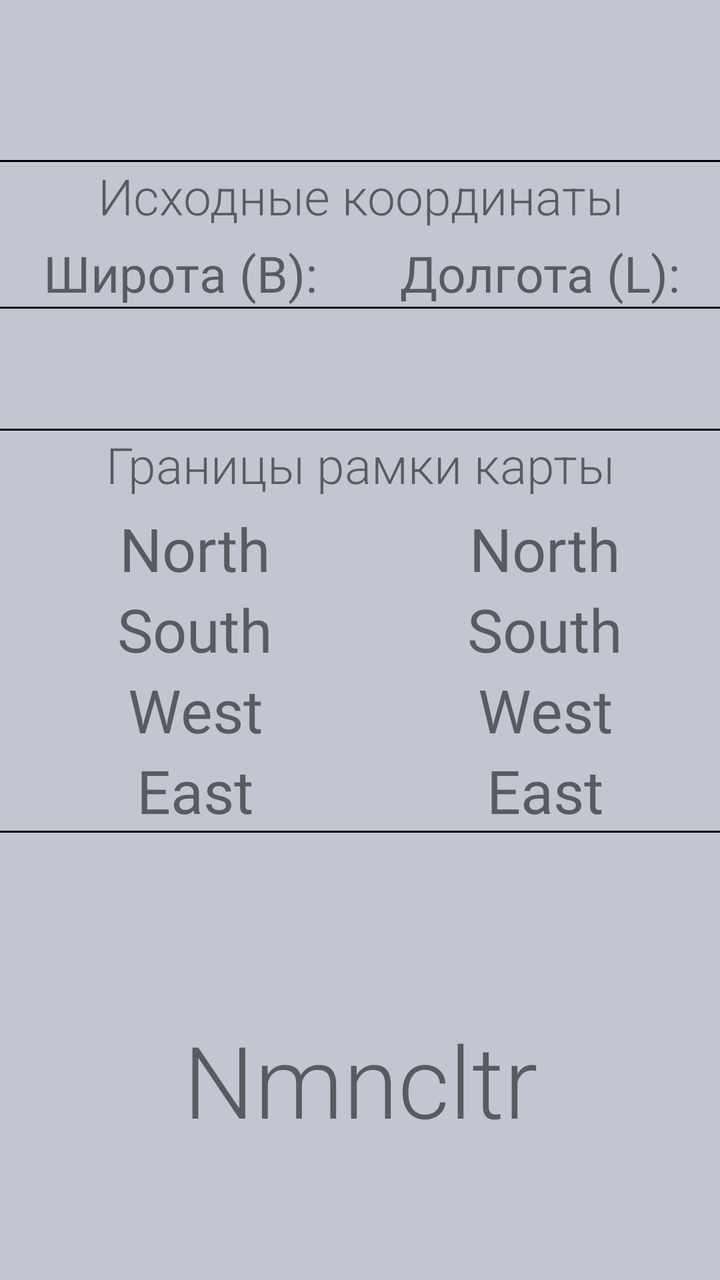
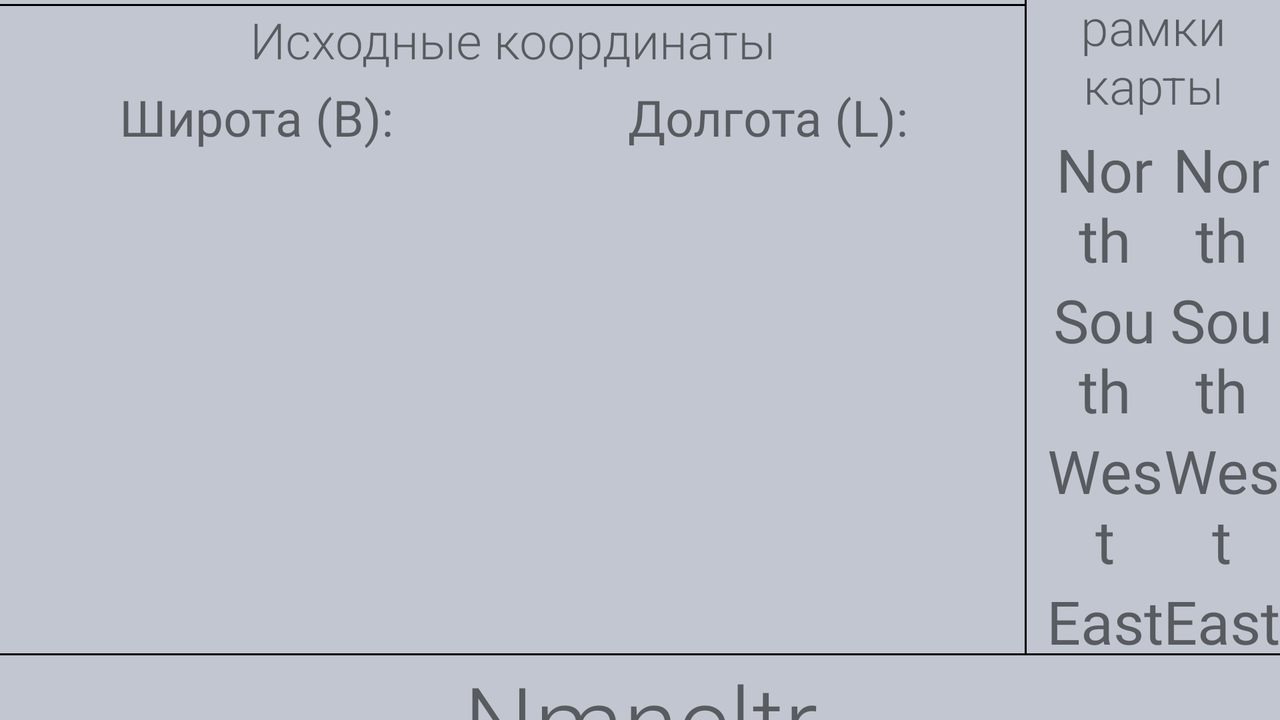

Compare how this app lays out the same screen by default and in its alternative resource folder. The renders come first, then the two layout files and the values they reference.
<!-- AndroidManifest.xml: application theme Theme.MapNomenclature -->
<!-- res/layout/activity_result.xml -->
<?xml version="1.0" encoding="utf-8"?>
<LinearLayout xmlns:android="http://schemas.android.com/apk/res/android"
    xmlns:app="http://schemas.android.com/apk/res-auto"
    xmlns:tools="http://schemas.android.com/tools"
    android:layout_width="match_parent"
    android:layout_height="match_parent"
    android:background="@color/background"
    android:orientation="vertical"
    tools:context=".ResultActivity">

    <LinearLayout
        android:layout_width="match_parent"
        android:layout_height="wrap_content"
        android:layout_marginTop="50dp"
        android:layout_marginBottom="30dp"
        android:orientation="horizontal"
        tools:ignore="UseCompoundDrawables">

        <LinearLayout
            android:layout_width="0dp"
            android:layout_height="match_parent"
            android:layout_weight="1"
            android:paddingTop="5dp"
            android:orientation="vertical">

            <TextView
                android:id="@+id/l_scale"
                android:layout_width="match_parent"
                android:layout_height="match_parent"
                android:layout_weight="0.6"
                android:fontFamily="sans-serif-light"
                android:text="@string/scale"
                android:textAlignment="center"
                android:textSize="25dp"
                tools:ignore="SpUsage"/>

            <TextView
                android:id="@+id/tv_scale"
                android:layout_width="match_parent"
                android:layout_height="match_parent"
                android:layout_weight="0.4"
                android:fontFamily="@font/aldrich"
                android:text="@string/scale"
                android:textAlignment="center"
                android:textSize="30dp"
                tools:ignore="SpUsage"/>
        </LinearLayout>

        <ImageView
            android:id="@+id/imageView3"
            android:layout_width="wrap_content"
            android:layout_height="wrap_content"
            app:srcCompat="@drawable/file96"
            android:contentDescription="@string/TODO" />

    </LinearLayout>


    <View
        android:id="@+id/view"
        android:layout_width="wrap_content"
        android:layout_height="1dp"
        android:background="@color/black" />

    <TextView
        android:id="@+id/tv_sourceСrdnts"
        android:layout_width="match_parent"
        android:layout_height="wrap_content"
        android:layout_marginBottom="5dp"
        android:fontFamily="sans-serif-light"
        android:text="@string/Source_coordinates"
        android:textAlignment="center"
        android:textSize="25dp"
        tools:ignore="SpUsage"/>


    <LinearLayout
        android:id="@+id/linearLayout"
        android:layout_width="match_parent"
        android:layout_height="wrap_content"
        android:gravity="bottom"
        android:orientation="horizontal">

        <TextView
            android:id="@+id/tv_latitude"
            android:layout_width="0dp"
            android:layout_height="wrap_content"
            android:layout_weight="1"
            android:fontFamily="@font/aldrich"
            android:text="@string/latitude"
            android:textAlignment="center"
            android:textSize="25dp"
            tools:ignore="SpUsage"/>

        <TextView
            android:id="@+id/tv_longitude"
            android:layout_width="0dp"
            android:layout_height="wrap_content"
            android:layout_weight="1"
            android:fontFamily="@font/aldrich"
            android:text="@string/longitude"
            android:textAlignment="center"
            android:textSize="25dp"
            tools:ignore="SpUsage"/>

    </LinearLayout>

    <View
        android:id="@+id/view2"
        android:layout_width="wrap_content"
        android:layout_height="1dp"
        android:layout_marginBottom="60dp"
        android:background="@color/black" />



    <View
        android:id="@+id/view3"
        android:layout_width="wrap_content"
        android:layout_height="1dp"
        android:background="@color/black" />

    <TextView
        android:id="@+id/tv_borders"
        android:layout_width="match_parent"
        android:layout_height="wrap_content"
        android:layout_marginBottom="5dp"
        android:fontFamily="sans-serif-light"
        android:text="@string/BordersOfTheFrame"
        android:textAlignment="center"
        android:textSize="25dp"
        tools:ignore="SpUsage"/>

    <LinearLayout
        android:layout_width="match_parent"
        android:layout_height="wrap_content"
        android:orientation="horizontal">

        <TextView
            android:id="@+id/l_north"
            android:layout_width="wrap_content"
            android:layout_height="wrap_content"
            android:layout_weight="1"
            android:layout_marginStart="10dp"
            android:fontFamily="@font/aldrich"
            android:textSize="30dp"
            tools:ignore="SpUsage"
            android:textAlignment="center"
            android:text="@string/north" />

        <TextView
            android:id="@+id/tv_north"
            android:layout_width="wrap_content"
            android:layout_height="wrap_content"
            android:layout_weight="1"
            android:fontFamily="@font/aldrich"
            android:text="@string/north"
            android:textAlignment="center"
            android:textSize="30dp"
            tools:ignore="SpUsage"/>

    </LinearLayout>

    <LinearLayout
        android:layout_width="match_parent"
        android:layout_height="wrap_content"
        android:orientation="horizontal">

        <TextView
            android:id="@+id/l_south"
            android:layout_width="wrap_content"
            android:layout_height="wrap_content"
            android:layout_weight="1"
            android:layout_marginStart="10sp"
            android:fontFamily="@font/aldrich"
            android:text="@string/south"
            android:textAlignment="center"
            android:textSize="30dp"
            tools:ignore="SpUsage"/>

        <TextView
            android:id="@+id/tv_south"
            android:layout_width="wrap_content"
            android:layout_height="wrap_content"
            android:fontFamily="@font/aldrich"
            android:layout_weight="1"
            android:text="@string/south"
            android:textAlignment="center"
            android:textSize="30dp"
            tools:ignore="SpUsage"/>
    </LinearLayout>

    <LinearLayout
        android:layout_width="match_parent"
        android:layout_height="wrap_content"
        android:orientation="horizontal">

        <TextView
            android:id="@+id/l_west"
            android:layout_width="wrap_content"
            android:layout_height="wrap_content"
            android:layout_weight="1"
            android:layout_marginStart="10dp"
            android:fontFamily="@font/aldrich"
            android:text="@string/west"
            android:textAlignment="center"
            android:textSize="30dp"
            tools:ignore="SpUsage"/>

        <TextView
            android:id="@+id/tv_west"
            android:layout_width="wrap_content"
            android:layout_height="wrap_content"
            android:fontFamily="@font/aldrich"
            android:text="@string/west"
            android:layout_weight="1"
            android:textAlignment="center"
            android:textSize="30dp"
            tools:ignore="SpUsage"/>
    </LinearLayout>

    <LinearLayout
        android:layout_width="match_parent"
        android:layout_height="wrap_content"
        android:orientation="horizontal">

        <TextView
            android:id="@+id/l_east"
            android:layout_width="wrap_content"
            android:layout_height="wrap_content"
            android:layout_weight="1"
            android:layout_marginStart="10dp"
            android:fontFamily="@font/aldrich"
            android:text="@string/east"
            android:textAlignment="center"
            android:textSize="30dp"
            tools:ignore="SpUsage"/>

        <TextView
            android:id="@+id/tv_east"
            android:layout_weight="1"
            android:layout_width="wrap_content"
            android:layout_height="wrap_content"
            android:fontFamily="@font/aldrich"
            android:text="@string/east"
            android:textAlignment="center"
            android:textSize="30dp"
            tools:ignore="SpUsage" />
    </LinearLayout>

    <View
        android:id="@+id/view4"
        android:layout_width="wrap_content"
        android:layout_height="1dp"
        android:layout_marginBottom="60sp"
        android:background="@color/black" />

    <TextView
        android:id="@+id/tv_nomenclature"
        android:layout_width="match_parent"
        android:layout_height="wrap_content"
        android:layout_marginTop="30dp"
        android:fontFamily="sans-serif-light"
        android:text="@string/nomenclature"
        android:textAlignment="center"
        android:textSize="50dp"
        tools:ignore="SpUsage"/>



</LinearLayout>
<!-- resources referenced by this layout -->
<resources>
  <color name="background">#c1c6d0</color>
  <color name="black">#FF000000</color>
  <string name="BordersOfTheFrame">Границы рамки карты</string>
  <string name="Source_coordinates">Исходные координаты</string>
  <string name="TODO">TODO</string>
  <string name="east">East</string>
  <string name="latitude">Широта (B):</string>
  <string name="longitude">Долгота (L):</string>
  <string name="nomenclature">Nmncltr</string>
  <string name="north">North</string>
  <string name="scale">Масштаб</string>
  <string name="south">South</string>
  <string name="west">West</string>
  <style name="Theme.MapNomenclature" parent="Theme.AppCompat.DayNight.NoActionBar">
          
          <item name="colorPrimary">@color/purple_500</item>
          <item name="colorPrimaryVariant">@color/dark_background</item>
          <item name="colorOnPrimary">@color/white</item>
          
          <item name="colorSecondary">@color/teal_200</item>
          <item name="colorSecondaryVariant">@color/teal_700</item>
          <item name="colorOnSecondary">@color/black</item>
          
          <item name="android:statusBarColor" tools:targetApi="l">?attr/colorPrimaryVariant</item>
          
      </style>
  <color name="purple_500">#FF6200EE</color>
  <color name="dark_background">#94989f</color>
  <color name="white">#FFFFFFFF</color>
  <color name="teal_200">#FF03DAC5</color>
  <color name="teal_700">#FF018786</color>
</resources>
<!-- res/layout-land/activity_result.xml (the repository's variant of the layout above) -->
<!-- drawn on the phone turned sideways -->
<?xml version="1.0" encoding="utf-8"?>
<androidx.constraintlayout.widget.ConstraintLayout xmlns:android="http://schemas.android.com/apk/res/android"
    xmlns:app="http://schemas.android.com/apk/res-auto"
    xmlns:tools="http://schemas.android.com/tools"
    android:layout_width="match_parent"
    android:layout_height="match_parent"
    android:background="@color/background"
    android:orientation="vertical"
    tools:context=".ResultActivity">

    <View
        android:id="@+id/view3"
        android:layout_width="match_parent"
        android:layout_height="1dp"
        android:background="@color/black"
        app:layout_constraintTop_toBottomOf="@+id/layout" />

    <LinearLayout
        android:id="@+id/layout"
        android:layout_width="wrap_content"
        android:layout_height="wrap_content"

        app:layout_constraintEnd_toEndOf="parent"
        app:layout_constraintStart_toStartOf="parent"
        app:layout_constraintBottom_toTopOf="@id/tv_nomenclature"
        app:layout_constraintTop_toTopOf="parent"
        >

        <LinearLayout
            android:layout_width="0dp"
            android:layout_height="match_parent"
            android:layout_weight="1"
            android:orientation="vertical">

            <LinearLayout
                android:layout_width="match_parent"
                android:layout_height="wrap_content"
                android:layout_marginTop="20dp"
                android:layout_marginBottom="15dp"
                android:orientation="horizontal"
                tools:ignore="UseCompoundDrawables">

                <LinearLayout
                    android:layout_width="0dp"
                    android:layout_height="match_parent"
                    android:layout_weight="1"
                    android:orientation="vertical"
                    android:paddingTop="5dp">

                    <TextView
                        android:id="@+id/l_scale"
                        android:layout_width="wrap_content"
                        android:layout_height="0dp"
                        android:layout_gravity="center_horizontal"
                        android:layout_weight="1"
                        android:fontFamily="sans-serif-light"
                        android:gravity="center"
                        android:text="@string/scale"
                        android:textAlignment="center"
                        android:textSize="25dp"
                        tools:ignore="NestedWeights,SpUsage" />

                    <TextView
                        android:id="@+id/tv_scale"
                        android:layout_width="wrap_content"
                        android:layout_height="0dp"
                        android:layout_gravity="center_horizontal"
                        android:layout_weight="1"
                        android:fontFamily="@font/aldrich"
                        android:gravity="center"
                        android:text="@string/scale"
                        android:textAlignment="center"
                        android:textSize="30dp"
                        tools:ignore="SpUsage" />
                </LinearLayout>

                <ImageView
                    android:id="@+id/imageView3"
                    android:layout_width="wrap_content"
                    android:layout_height="wrap_content"
                    android:contentDescription="@string/TODO"
                    app:srcCompat="@drawable/file96" />

            </LinearLayout>

            <View
                android:id="@+id/view"
                android:layout_width="wrap_content"
                android:layout_height="1dp"
                android:background="@color/black" />

            <TextView
                android:id="@+id/tv_sourceСrdnts"
                android:layout_width="match_parent"
                android:layout_height="wrap_content"
                android:layout_marginBottom="5dp"
                android:fontFamily="sans-serif-light"
                android:text="@string/Source_coordinates"
                android:textAlignment="center"
                android:textSize="25dp"
                tools:ignore="SpUsage" />

            <LinearLayout
                android:id="@+id/linearLayout"
                android:layout_width="match_parent"
                android:layout_height="wrap_content"
                android:gravity="center"
                android:orientation="horizontal">

                <TextView
                    android:id="@+id/tv_latitude"
                    android:layout_width="0dp"
                    android:layout_height="wrap_content"
                    android:layout_weight="1"
                    android:fontFamily="@font/aldrich"
                    android:text="@string/latitude"
                    android:textAlignment="center"
                    android:textSize="25dp"
                    tools:ignore="SpUsage" />

                <TextView
                    android:id="@+id/tv_longitude"
                    android:layout_width="0dp"
                    android:layout_height="wrap_content"
                    android:layout_weight="1"
                    android:fontFamily="@font/aldrich"
                    android:text="@string/longitude"
                    android:textAlignment="center"
                    android:textSize="25dp"
                    tools:ignore="SpUsage" />

            </LinearLayout>


        </LinearLayout>

        <View
            android:id="@+id/view2"
            android:layout_width="1dp"
            android:layout_height="match_parent"
            android:background="@color/black" />

        <LinearLayout
            android:layout_width="0dp"
            android:layout_height="wrap_content"
            android:layout_weight="1"
            android:orientation="vertical">

            <TextView
                android:id="@+id/tv_borders"
                android:layout_width="match_parent"
                android:layout_height="wrap_content"
                android:layout_marginBottom="5dp"
                android:fontFamily="sans-serif-light"
                android:text="@string/BordersOfTheFrame"
                android:textAlignment="center"
                android:textSize="25dp"
                tools:ignore="SpUsage" />

            <LinearLayout
                android:layout_width="match_parent"
                android:layout_height="wrap_content"
                android:orientation="horizontal">

                <TextView
                    android:id="@+id/l_north"
                    android:layout_width="wrap_content"
                    android:layout_height="wrap_content"
                    android:layout_marginStart="10dp"
                    android:layout_weight="1"
                    android:fontFamily="@font/aldrich"
                    android:text="@string/north"
                    android:textAlignment="center"
                    android:textSize="30dp"
                    tools:ignore="SpUsage" />

                <TextView
                    android:id="@+id/tv_north"
                    android:layout_width="wrap_content"
                    android:layout_height="wrap_content"
                    android:layout_weight="1"
                    android:fontFamily="@font/aldrich"
                    android:text="@string/north"
                    android:textAlignment="center"
                    android:textSize="30dp"
                    tools:ignore="SpUsage" />

            </LinearLayout>

            <LinearLayout
                android:layout_width="match_parent"
                android:layout_height="wrap_content"
                android:orientation="horizontal">

                <TextView
                    android:id="@+id/l_south"
                    android:layout_width="wrap_content"
                    android:layout_height="wrap_content"
                    android:layout_marginStart="10sp"
                    android:layout_weight="1"
                    android:fontFamily="@font/aldrich"
                    android:text="@string/south"
                    android:textAlignment="center"
                    android:textSize="30dp"
                    tools:ignore="SpUsage" />

                <TextView
                    android:id="@+id/tv_south"
                    android:layout_width="wrap_content"
                    android:layout_height="wrap_content"
                    android:layout_weight="1"
                    android:fontFamily="@font/aldrich"
                    android:text="@string/south"
                    android:textAlignment="center"
                    android:textSize="30dp"
                    tools:ignore="SpUsage" />
            </LinearLayout>

            <LinearLayout
                android:layout_width="match_parent"
                android:layout_height="wrap_content"
                android:orientation="horizontal">

                <TextView
                    android:id="@+id/l_west"
                    android:layout_width="wrap_content"
                    android:layout_height="wrap_content"
                    android:layout_marginStart="10dp"
                    android:layout_weight="1"
                    android:fontFamily="@font/aldrich"
                    android:text="@string/west"
                    android:textAlignment="center"
                    android:textSize="30dp"
                    tools:ignore="SpUsage" />

                <TextView
                    android:id="@+id/tv_west"
                    android:layout_width="wrap_content"
                    android:layout_height="wrap_content"
                    android:layout_weight="1"
                    android:fontFamily="@font/aldrich"
                    android:text="@string/west"
                    android:textAlignment="center"
                    android:textSize="30dp"
                    tools:ignore="SpUsage" />
            </LinearLayout>

            <LinearLayout
                android:layout_width="match_parent"
                android:layout_height="wrap_content"
                android:orientation="horizontal">

                <TextView
                    android:id="@+id/l_east"
                    android:layout_width="wrap_content"
                    android:layout_height="wrap_content"
                    android:layout_marginStart="10dp"
                    android:layout_weight="1"
                    android:fontFamily="@font/aldrich"
                    android:text="@string/east"
                    android:textAlignment="center"
                    android:textSize="30dp"
                    tools:ignore="SpUsage" />

                <TextView
                    android:id="@+id/tv_east"
                    android:layout_width="wrap_content"
                    android:layout_height="wrap_content"
                    android:layout_weight="1"
                    android:fontFamily="@font/aldrich"
                    android:text="@string/east"
                    android:textAlignment="center"
                    android:textSize="30dp"
                    tools:ignore="SpUsage" />
            </LinearLayout>

        </LinearLayout>


    </LinearLayout>

    <View
        android:id="@+id/view4"
        android:layout_width="match_parent"
        android:layout_height="1dp"
        android:background="@color/black"
        app:layout_constraintBottom_toTopOf="@+id/layout" />

    <TextView
        android:id="@+id/tv_nomenclature"
        android:layout_width="match_parent"
        android:layout_height="wrap_content"
        android:fontFamily="sans-serif-light"
        android:gravity="center"
        android:text="@string/nomenclature"
        android:textAlignment="center"
        android:textSize="50dp"
        app:layout_constraintEnd_toEndOf="parent"
        app:layout_constraintStart_toStartOf="parent"
        app:layout_constraintBottom_toBottomOf="parent"
        app:layout_constraintTop_toBottomOf="@+id/layout"
        tools:ignore="SpUsage" />

</androidx.constraintlayout.widget.ConstraintLayout>
